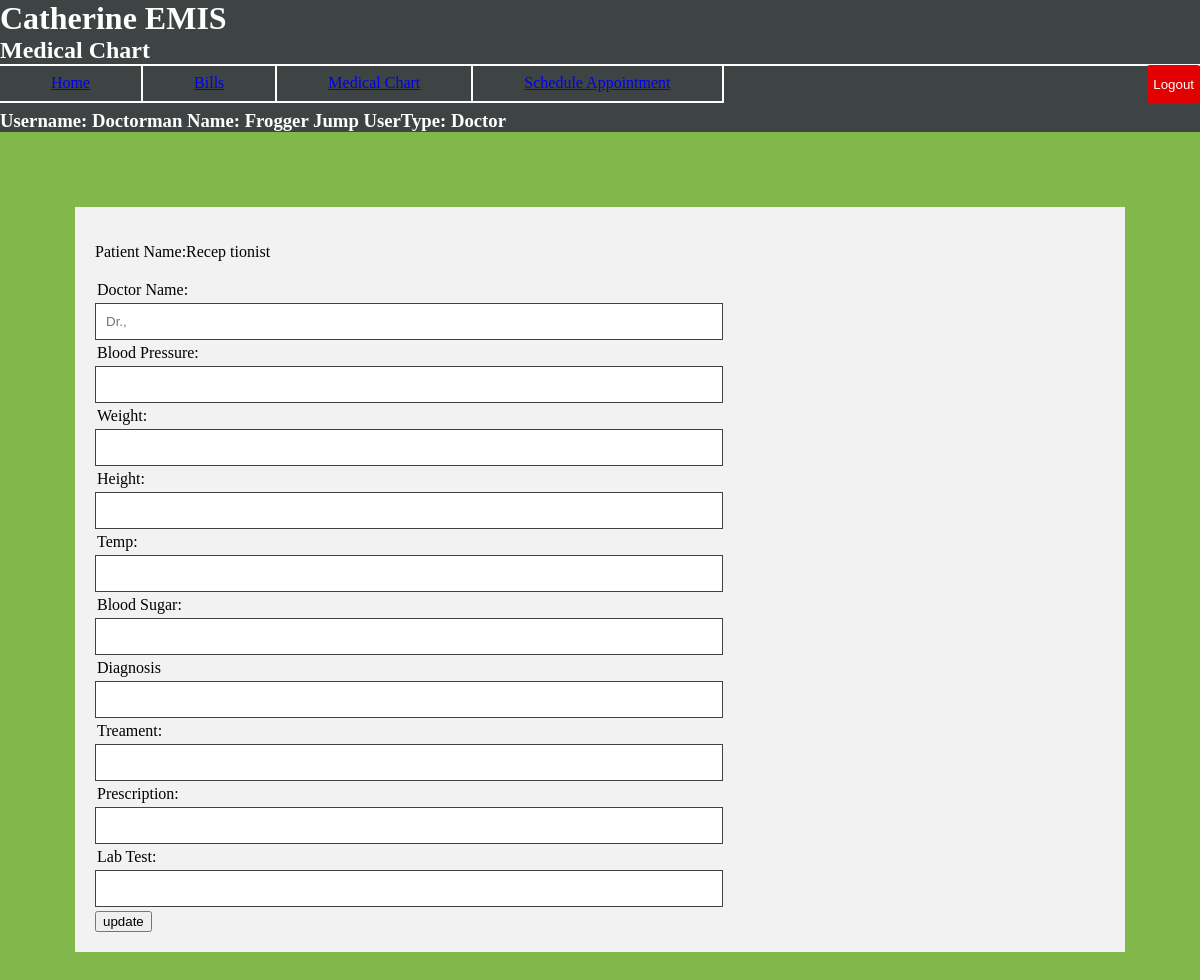
/MedicalInfo.php?patient=receptionist123, run on the app's committed database.
### tables this page shows
CREATE TABLE IF NOT EXISTS `User` (
  `id` int(11) NOT NULL AUTO_INCREMENT,
  `first` varchar(100) NOT NULL,
  `last` varchar(100) NOT NULL,
  `username` varchar(100) NOT NULL,
  `password` varchar(100) NOT NULL,
  `type` varchar(2) NOT NULL,
  PRIMARY KEY (`id`)
);

### MedicalInfo.php (the view, shortened to what this page needs)
<!DOCTYPE html>
<html lang="en">
<?php
$mysqli = mysqli_connect("localhost", "root", "password", "CatherineEMIS");
if($_SESSION["update"] == false) {
    $patient = null;
}
if(!empty($_GET["patient"])){
    $patient = $_SESSION["patient"];
}
?>
<head>
</head>
<body>
    <h1>Catherine EMIS</h1>
    <h2>Medical Chart</h2>
    <ul class="buttons_bar">
        <li class="buttons_in_bar"><a href="/CatherineEMIS/homepage.html">Home</a></li>
        <li class="buttons_in_bar"><a href="/CatherineEMIS/bills.html">Bills</a></li>
        <li class="buttons_in_bar"><a href="/CatherineEMIS/MedicalChart.html">Medical Chart</a></li>
        <li class="buttons_in_bar"><a href="/CatherineEMIS/scheduleAppointment.html">
                Schedule Appointment
        </a></li>
    <button type="submit" class="logout_button out" value="Logout">Logout</button>
    </ul>
<?php
    $CurrUser = $_SESSION["username"];
    $personID = $mysqli->query("SELECT id FROM User WHERE username = '$CurrUser'")->fetch_object()->id;
    $firstName = $mysqli->query("SELECT first FROM User WHERE username = '$CurrUser'")->fetch_object()->first;
    $lastName = $mysqli->query("SELECT last FROM User WHERE username = '$CurrUser'")->fetch_object()->last;
    $userType = $mysqli->query("SELECT type FROM User WHERE username = '$CurrUser'")->fetch_object()->type;
    if($userType == 'U') {
        $type = "Patient";
        $searchMedRec = $mysqli->query("SELECT * FROM MedicalChart WHERE person_id = '$personID'");
        $medChart = $searchMedRec->fetch_object();
        $doctorID = $medChart->doctor_id;
        $doctorFirst = $mysqli->query("SELECT first FROM User WHERE id = '$doctorID'")->fetch_object()->first;
        $doctorLast = $mysqli->query("SELECT last FROM User WHERE id = '$doctorID'")->fetch_object()->last;
        echo "<h3><br></br>Username: $CurrUser Name: $firstName $lastName UserType: $type</h3>";
        echo "<div class =\"container\">
            <h3>Your Medical Chart:</h3>
            <p> Doctor: Dr. $doctorFirst, $doctorLast </p>
            <p> Blood Pressure:  $medChart->blood_press </p>
            <p>Last Vitals Date: $medChart->vitals_date</p>
            <p> Weight: $medChart->weight </p>
            <p> Height: $medChart->height </p>
            <p> Temp: $medChart->temp</p>
            <p> Blood Sugar: $medChart->blood_sugar</p>
            <p> Diagnosis: $medChart->diagnosis</p>
            <p> Prescription: $medChart->treatment</p>
            <p> Diagnosis: $medChart->prescription</p>
            <p> Diagnosis: $medChart->lab_test</p>
        </div>";
    } elseif(!(is_null($patient)) && (($userType == 'D') || ($userType == 'N'))){
        if($userType=='N'){
            $type = "Nurse";
        } else {
            $type = "Doctor";
        }
        echo "<h3><br></br>Username: $CurrUser Name: $firstName $lastName UserType: $type</h3>";
        $patient = $_SESSION["patient"];
        $patientID = $mysqli->query("SELECT id FROM User WHERE username = '$patient'")->fetch_object()->id;
        $pfirstName = $mysqli->query("SELECT first FROM User WHERE username = '$patient'")->fetch_object()->first;
        $plastName = $mysqli->query("SELECT last FROM User WHERE username = '$patient'")->fetch_object()->last;
        $searchMedRec = $mysqli->query("SELECT * FROM MedicalChart WHERE person_id = '$patientID'");
        $medChart = $searchMedRec->fetch_object();
        $doctorID = $medChart->doctor_id;
        $doctorFirst = $mysqli->query("SELECT first FROM User WHERE id = '$doctorID'")->fetch_object()->first;
        $doctorLast = $mysqli->query("SELECT last FROM User WHERE id = '$doctorID'")->fetch_object()->last;
        echo "<div class=\"container\">
                    <form action =\"\" method=\"GET\">
                      <p>Patient Name:$pfirstName $plastName</p>
                        <div class =\"div_small_separator\"></div>
                        <label for=\"DoctorName\">Doctor Name:</label>
                        <div class =\"div_small_separator\"></div>
                        <input type =\"text\" id =\"DoctorName\" name =\"DoctorName\"
                                placeholder= \"Dr.$doctorLast, $doctorFirst\">
                        <div class =\"div_small_separator\"></div>
                        <label for=\"BloodPress\">Blood Pressure:</label>
                        <div class =\"div_small_separator\"></div>
                        <input type =\"text\" id =\"BloodPress\" name =\"BloodPress\"
                                placeholder= \"$medChart->blood_press\">
                        <div class =\"div_small_separator\"></div>
                        <label for=\"Weight\">Weight:</label>
                        <div class =\"div_small_separator\"></div>
                        <input type =\"text\" id =\"Weight\" name =\"Weight\"
                                placeholder= \"$medChart->weight\">
                        <div class =\"div_small_separator\"></div>
                        <label for=\"Height\">Height:</label>
                        <div class =\"div_small_separator\"></div>
                        <input type =\"text\" id =\"Height\" name =\"Height\"
                                placeholder= \"$medChart->height\">
                        <div class =\"div_small_separator\"></div>
                        <label for=\"Temp\">Temp:</label>
                        <div class =\"div_small_separator\"></div>
                        <input type =\"text\" id =\"Temp\" name =\"Temp\"
                                placeholder= \"$medChart->temp\">
                        <div class =\"div_small_separator\"></div>
                        <label for=\"BloodSugar\">Blood Sugar:</label>
                        <div class =\"div_small_separator\"></div>
                        <input type =\"text\" id =\"BloodSugar\" name =\"BloodSugar\"
                                placeholder= \"$medChart->blood_sugar\">";
        if($userType == 'D'){
            echo "
                        <div class =\"div_small_separator\"></div>
                        <label for=\"Diagnosis\">Diagnosis</label>
                        <div class =\"div_small_separator\"></div>
                        <input type =\"text\" id =\"Diagnosis\" name =\"Diagnosis\"
                                placeholder= \"$medChart->diagnosis\">
                        <div class =\"div_small_separator\"></div>
                        <label for=\"Treatment\">Treament:</label>
                        <div class =\"div_small_separator\"></div>
                        <input type =\"text\" id =\"Treatment\" name =\"Treatment\"
                                placeholder= \"$medChart->treatment\">
                        <div class =\"div_small_separator\"></div>
                        <label for=\"Prescription\">Prescription:</label>
                        <div class =\"div_small_separator\"></div>
                        <input type =\"text\" id =\"Prescription\" name =\"Prescription\"
                                placeholder= \"$medChart->prescription\">
                        <div class =\"div_small_separator\"></div>
                        <label for=\"LabTest\">Lab Test:</label>
                        <div class =\"div_small_separator\"></div>
                        <input type =\"text\" id =\"LabTest\" name=\"LabTest\"
                                placeholder= \"$medChart->lab_test\">
                        <div class =\"div_small_separator\"></div>
                        <input type=\"hidden\" name = \"patient\" value = $patient>
                        <input type =\"submit\" value =\"update\"/>";
                        } else {
            echo "  <p>Diagnosis:$mecChart->diagnosis</p>
                    <p>Treatment:$medChart->treatment</p>
                    <p>Prescription:$medChart->prescription</p>
                    <p>Lab Test:$medChart->lab_test</p>
                ";
        }
              echo"
                    </form>
                </div>";
    }
?>
</body>
</html>

### MedicalInfo.php (style rules this page uses)
body { margin: 0; padding: 0; background-color: #82b74b; }
h1 { margin: 0; background-color: #3e4444; color: white; font-family: "Trebuchet MS"; text-align: left; }
h2 { margin: 0; background-color: #3e4444; color: white; font-family: "Trebuchet MS"; text-align: left; }
h3 { margin: 0; background-color: #3e4444; color: white; font-family: "Trebuchet MS"; text-align: left; }
input[type=text] { width: 60%; padding: 10px; resize: vertical; border: 1px solid #3e4444; font-size-adjust: inherit; }
label { padding: 2px; }
.logout_button { background-color: #e20000; color: white; border: medium none; border-radius: 3px; font-size-adjust: inherit; }
.out { text-align: center; float: right; height: 38px; }
.buttons_bar { list-style-type: none; margin: 0; padding: 0; width: 100%; background-color: #3e4444; border-radius: 5px; border-bottom: solid #ffffff 1px; }
.buttons_in_bar { display: inline-block; padding: 9px 51px; border-right: 2px solid #ffffff; border-bottom: 2px solid #ffffff; text-align: center; font-weight: normal; float: left; color: white; }
.container { background-color: #f2f2f2; margin: 75px; padding: 20px; }
.div_small_separator { padding: 2px; }

### data on the page
user: first "Frogger", last "Jump", type "Doctor"
user: first "Recep", last "tionist"

### other printed values
$CurrUser "Doctorman"
